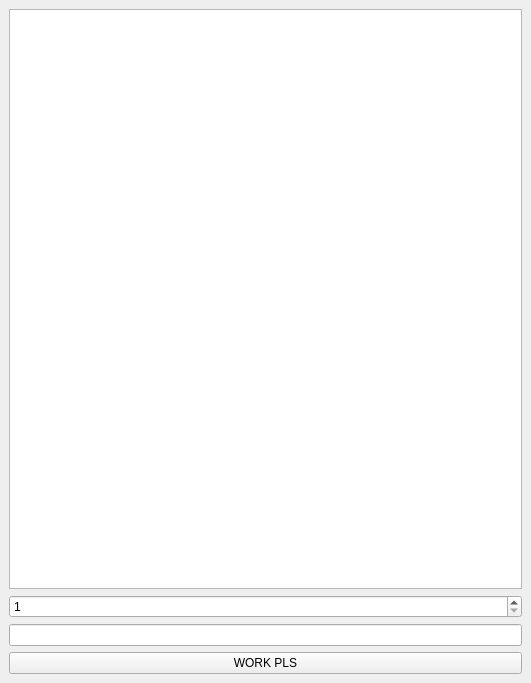
<?xml version="1.0" encoding="UTF-8"?>
<ui version="4.0">
 <class>mainWindow</class>
 <widget class="QMainWindow" name="mainWindow">
  <property name="geometry">
   <rect>
    <x>0</x>
    <y>0</y>
    <width>531</width>
    <height>683</height>
   </rect>
  </property>
  <property name="windowTitle">
   <string>Let`s Rock Baby</string>
  </property>
  <widget class="QWidget" name="centralwidget">
   <layout class="QVBoxLayout" name="verticalLayout">
    <item>
     <widget class="QPlainTextEdit" name="songText">
      <property name="font">
       <font>
        <family>Calibri</family>
        <pointsize>12</pointsize>
       </font>
      </property>
      <property name="readOnly">
       <bool>true</bool>
      </property>
     </widget>
    </item>
    <item>
     <widget class="QSpinBox" name="spinBox">
      <property name="minimum">
       <number>1</number>
      </property>
      <property name="maximum">
       <number>15</number>
      </property>
     </widget>
    </item>
    <item>
     <widget class="QLineEdit" name="similarWord"/>
    </item>
    <item>
     <widget class="QPushButton" name="btnFind">
      <property name="text">
       <string>WORK PLS</string>
      </property>
     </widget>
    </item>
   </layout>
  </widget>
 </widget>
 <resources/>
 <connections/>
</ui>
